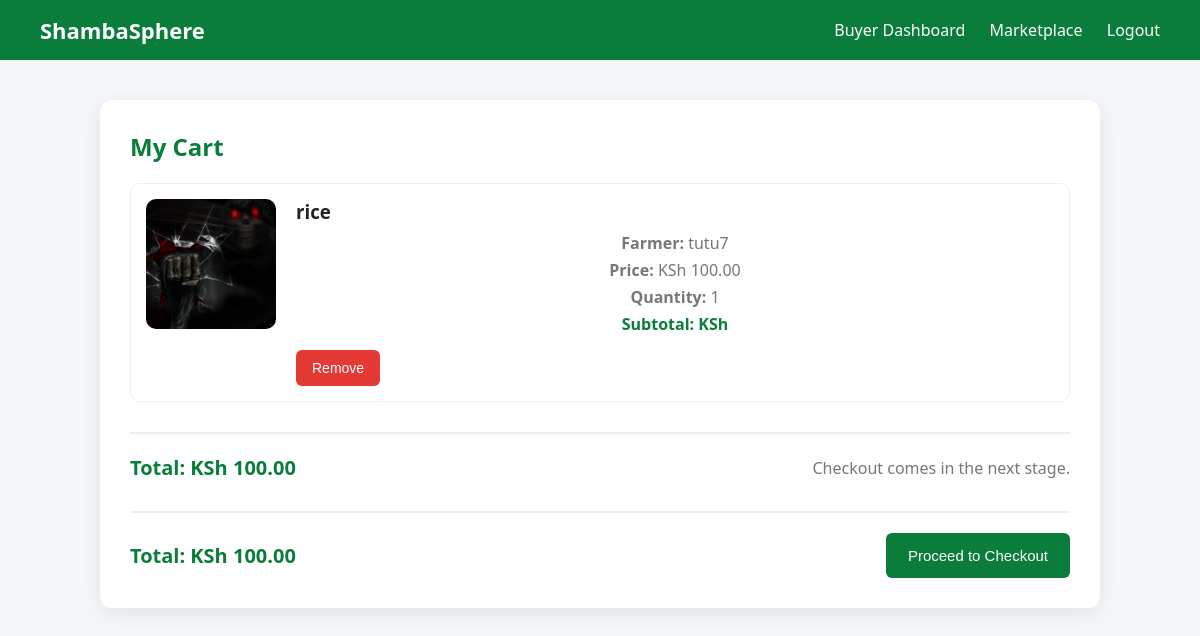
The app's page /cart/ (signed in) with its own data.
### myapp/models.py (models this page shows, shortened)
class CartItem(models.Model):
    cart = models.ForeignKey(Cart, on_delete=models.CASCADE, related_name="items")
    produce = models.ForeignKey(Produce, on_delete=models.CASCADE)
    quantity = models.PositiveIntegerField(default=1)

class Produce(models.Model):
    farmer = models.ForeignKey(FarmerProfile, on_delete=models.CASCADE)
    name = models.CharField(max_length=100)
    quantity = models.FloatField()
    price = models.DecimalField(max_digits=10, decimal_places=2)
    image = models.ImageField(upload_to='produce_images/')
    status = models.CharField(max_length=20, default='Available')
    created_at = models.DateTimeField(auto_now_add=True)

class FarmerProfile(models.Model):
    user = models.OneToOneField(User, on_delete=models.CASCADE)
    phone = models.CharField(max_length=20)
    county = models.CharField(max_length=100)
    profile_pic = models.ImageField(
        upload_to="profile_pics/",
        null=True,
        blank=True,
        default="profile_pics/default.png"
    )
    farm_name = models.CharField(max_length=200)
    farming_type = models.CharField(max_length=100)
    farm_size = models.FloatField()
    experience = models.IntegerField()
    farm_description = models.TextField(blank=True)
    produce_categories = models.CharField(max_length=255, blank=True)
    active_status = models.CharField(max_length=10)
    harvest_season = models.CharField(max_length=50)
    delivery = models.CharField(max_length=10)
    balance = models.DecimalField(max_digits=10, decimal_places=2, default=0)

### myapp/views.py (the view)
# urls.py: path('cart/', views.cart_view, name='cart_view'),
@login_required
def cart_view(request):
    cart, created = Cart.objects.get_or_create(user=request.user)
    cart_items = cart.items.select_related("produce", "produce__farmer", "produce__farmer__user").all()
    cart_total = sum(
        [item.produce.price * Decimal(item.quantity) for item in cart_items],
        Decimal("0.00"),
    )
    context = {
        "cart": cart,
        "cart_items": cart_items,
        "cart_total": cart_total,
    }
    return render(request, "cart.html", context)

### myapp/templates/cart.html (shortened to what this page needs)
{% load static %}
<!DOCTYPE html>
<html lang="en">
<head>
    <link rel="stylesheet" href="{% static 'css/cart.css' %}">
</head>
<body>
<header>
    <div class="logo">ShambaSphere</div>
    <nav>
        <a href="{% url 'buyer_dashboard' %}">Buyer Dashboard</a>
        <a href="{% url 'marketplace' %}">Marketplace</a>
        <a href="{% url 'logout' %}">Logout</a>
    </nav>
</header>
<section class="cart-container">
    <h2>My Cart</h2>
    {% if cart_items %}
        <div class="cart-items">
            {% for item in cart_items %}
            <div class="cart-card">
                <img src="{{ item.produce.image.url }}" alt="{{ item.produce.name }}">
                <div class="cart-info">
                    <h3>{{ item.produce.name }}</h3>
                    <p><strong>Farmer:</strong> {{ item.produce.farmer.user.username }}</p>
                    <p><strong>Price:</strong> KSh {{ item.produce.price }}</p>
                    <p><strong>Quantity:</strong> {{ item.quantity }}</p>
                    <p><strong>Subtotal:</strong> KSh {{ item.subtotal }}</p>
                    <form method="POST" action="{% url 'remove_from_cart' item.id %}">
                        <button type="submit" class="remove-btn">Remove</button>
                    </form>
                </div>
            </div>
            {% endfor %}
        </div>
        <div class="cart-summary">
            <h3>Total: KSh {{ cart_total }}</h3>
            <p>Checkout comes in the next stage.</p>
        </div>
        <div class="cart-summary">
    <h3>Total: KSh {{ cart_total }}</h3>
    <a href="{% url 'checkout' %}">
        <button>Proceed to Checkout</button>
    </a>
</div>
    {% else %}
        <p>Your cart is empty.</p>
    {% endif %}
</section>
</body>
</html>

### myapp/static/css/cart.css (style rules this page uses)
* { margin: 0; padding: 0; box-sizing: border-box; }
body { font-family: 'Segoe UI', Tahoma, sans-serif; background: #f4f6f9; color: #333; }
header { background: #0a7d3b; color: white; padding: 15px 40px; display: flex; justify-content: space-between; align-items: center; }
header .logo { font-size: 22px; font-weight: bold; }
header nav a { color: white; text-decoration: none; margin-left: 20px; font-weight: 500; }
.cart-container { max-width: 1000px; margin: 40px auto; background: white; padding: 30px; border-radius: 12px; box-shadow: 0 5px 20px rgba(0,0,0,0.08); }
.cart-container h2 { margin-bottom: 20px; color: #0a7d3b; }
.cart-items { display: flex; flex-direction: column; gap: 20px; }
.cart-card { display: flex; gap: 20px; padding: 15px; border-radius: 10px; background: #ffffff; border: 1px solid #eee; transition: 0.3s ease; }
.cart-card img { width: 130px; height: 130px; object-fit: cover; border-radius: 10px; }
.cart-info { flex: 1; }
.cart-info h3 { margin-bottom: 8px; color: #222; }
.cart-info p { margin: 5px 0; font-size: 14px; }
.cart-info p:last-of-type { font-weight: bold; color: #0a7d3b; }
.remove-btn { margin-top: 10px; background: #e53935; color: white; border: none; padding: 10px 16px; border-radius: 6px; cursor: pointer; font-size: 14px; transition: 0.3s; }
.cart-summary { margin-top: 30px; padding-top: 20px; border-top: 2px solid #eee; display: flex; justify-content: space-between; align-items: center; flex-wrap: wrap; }
.cart-summary h3 { font-size: 20px; color: #0a7d3b; }
.cart-summary button { background: #0a7d3b; color: white; border: none; padding: 14px 22px; border-radius: 6px; font-size: 15px; cursor: pointer; transition: 0.3s; }
.cart-container p { text-align: center; font-size: 16px; color: #777; }

### records on screen
CartItem: produce.image (picture), produce.name "rice", produce.farmer.user.username "tutu7", produce.price "100.00", quantity "1"

### other values on screen
{{ cart_total }} "100.00"
